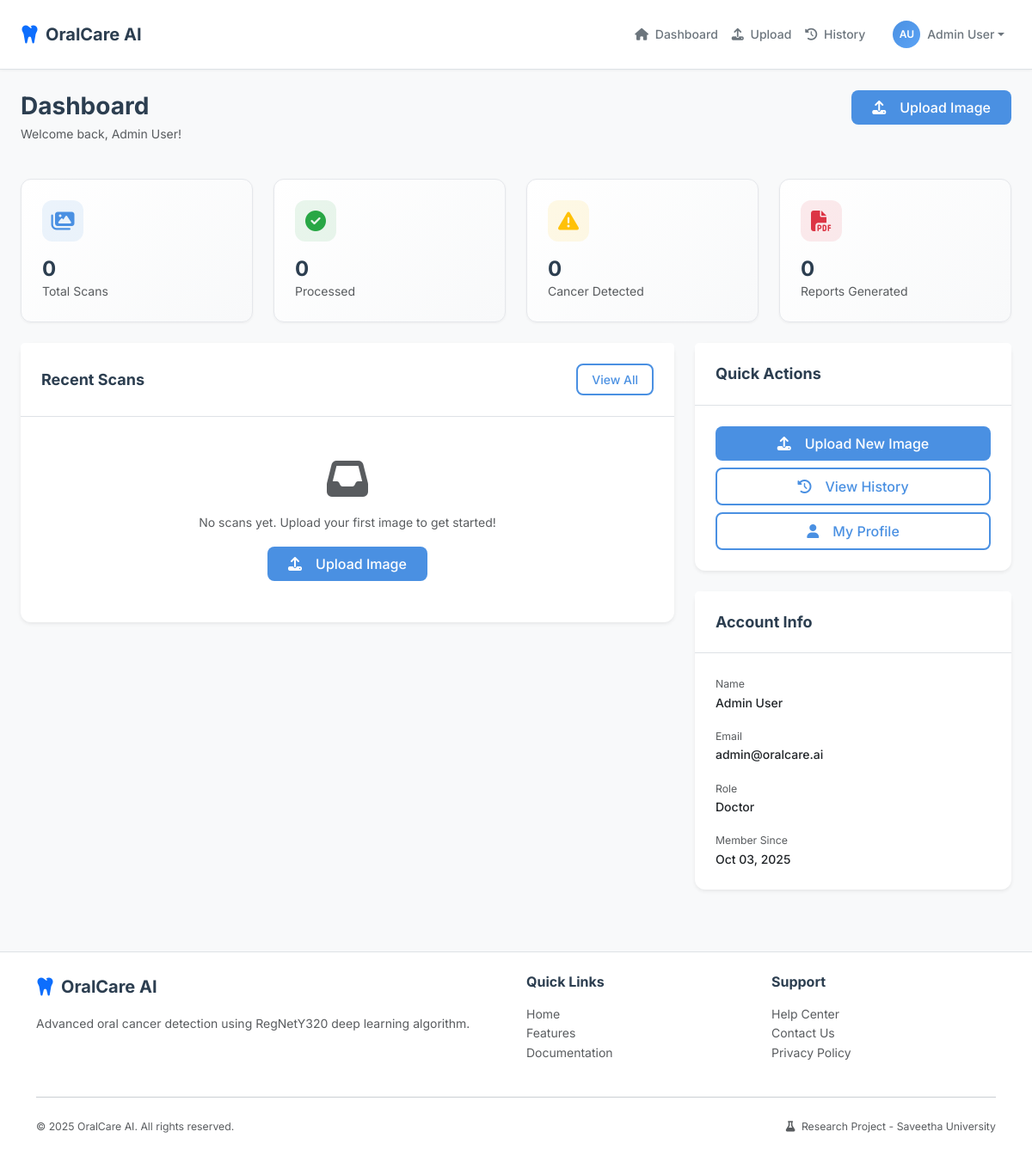
/dashboard/ (signed in), run on the app's committed database.
### apps/accounts/models.py (models this page shows, shortened)
class User(AbstractUser):
    ROLE_CHOICES = (
        ('admin', 'Admin'),
        ('doctor', 'Doctor'),
        ('researcher', 'Researcher'),
        ('student', 'Student'),
    )
    id = models.UUIDField(primary_key=True, default=uuid.uuid4, editable=False)
    email = models.EmailField(unique=True)
    role = models.CharField(max_length=20, choices=ROLE_CHOICES, default='doctor')
    institution = models.CharField(max_length=255, blank=True, null=True)
    profile_picture = models.ImageField(upload_to='profile_pics/', blank=True, null=True)
    profile_picture_url = models.URLField(blank=True, null=True)  # For Supabase Storage URL
    is_verified = models.BooleanField(default=False)
    phone_number = models.CharField(max_length=15, blank=True, null=True)
    bio = models.TextField(blank=True, null=True)
    created_at = models.DateTimeField(auto_now_add=True)
    updated_at = models.DateTimeField(auto_now=True)
    USERNAME_FIELD = 'email'
    REQUIRED_FIELDS = ['username', 'first_name', 'last_name']
    class Meta:
        db_table = 'users'
        verbose_name = 'User'
        verbose_name_plural = 'Users'
        ordering = ['-created_at']
    def get_full_name(self):
        return f"{self.first_name} {self.last_name}".strip() or self.username

### apps/dashboard/views.py (the view)
# urls.py: path('', views.home, name='home'),
@login_required
def home(request):
    user = request.user
    total_images = Image.objects.filter(user=user).count()
    processed_images = Image.objects.filter(user=user, status='processed').count()
    cancer_detections = DetectionResult.objects.filter(user=user, prediction='Cancer').count()
    total_reports = Report.objects.filter(user=user).count()
    recent_images = Image.objects.filter(user=user).order_by('-upload_date')[:5]
    context = {
        'total_images': total_images,
        'processed_images': processed_images,
        'cancer_detections': cancer_detections,
        'total_reports': total_reports,
        'recent_images': recent_images,
    }
    return render(request, 'dashboard/home.html', context)

### templates/dashboard/home.html (shortened to what this page needs)
{% extends 'base.html' %}
{% load static %}
{% block content %}
<div class="bg-light min-vh-100 py-4">
    <div class="container-fluid px-4">
        <div class="row mb-4">
            <div class="col">
                <h2 class="fw-bold mb-1">Dashboard</h2>
                <p class="text-muted">Welcome back, {{ user.get_full_name }}!</p>
            </div>
            <div class="col-auto">
                <a href="{% url 'detection:upload' %}" class="btn btn-primary">
                    <i class="fas fa-upload me-2"></i>Upload Image
                </a>
            </div>
        </div>
        <div class="row g-4 mb-4">
            <div class="col-md-3">
                <div class="stats-card">
                    <div class="stats-icon primary">
                        <i class="fas fa-images"></i>
                    </div>
                    <h3 class="fw-bold mb-0">{{ total_images }}</h3>
                    <p class="text-muted mb-0">Total Scans</p>
                </div>
            </div>
            <div class="col-md-3">
                <div class="stats-card">
                    <div class="stats-icon success">
                        <i class="fas fa-check-circle"></i>
                    </div>
                    <h3 class="fw-bold mb-0">{{ processed_images }}</h3>
                    <p class="text-muted mb-0">Processed</p>
                </div>
            </div>
            <div class="col-md-3">
                <div class="stats-card">
                    <div class="stats-icon warning">
                        <i class="fas fa-exclamation-triangle"></i>
                    </div>
                    <h3 class="fw-bold mb-0">{{ cancer_detections }}</h3>
                    <p class="text-muted mb-0">Cancer Detected</p>
                </div>
            </div>
            <div class="col-md-3">
                <div class="stats-card">
                    <div class="stats-icon danger">
                        <i class="fas fa-file-pdf"></i>
                    </div>
                    <h3 class="fw-bold mb-0">{{ total_reports }}</h3>
                    <p class="text-muted mb-0">Reports Generated</p>
                </div>
            </div>
        </div>
        <div class="row g-4">
            <div class="col-md-8">
                <div class="card border-0 shadow-sm">
                    <div class="card-header bg-white border-bottom">
                        <div class="d-flex justify-content-between align-items-center">
                            <h5 class="fw-bold mb-0">Recent Scans</h5>
                            <a href="{% url 'detection:history' %}" class="btn btn-sm btn-outline-primary">
                                View All
                            </a>
                        </div>
                    </div>
                    <div class="card-body p-0">
                        {% if recent_images %}
                        <div class="table-responsive">
                            <table class="table table-hover mb-0">
                                <thead>
                                    <tr>
                                        <th>Image</th>
                                        <th>Status</th>
                                        <th>Date</th>
                                        <th>Action</th>
                                    </tr>
                                </thead>
                                <tbody>
                                    {% for image in recent_images %}
                                    <tr>
                                        <td>
                                            <div class="d-flex align-items-center">
                                                <i class="fas fa-image text-primary me-2"></i>
                                                {{ image.filename }}
                                            </div>
                                        </td>
                                        <td>
                                            {% if image.status == 'processed' %}
                                            <span class="badge bg-success">Processed</span>
                                            {% elif image.status == 'processing' %}
                                            <span class="badge bg-warning">Processing</span>
                                            {% elif image.status == 'pending' %}
                                            <span class="badge bg-secondary">Pending</span>
                                            {% else %}
                                            <span class="badge bg-danger">Failed</span>
                                            {% endif %}
                                        </td>
                                        <td>{{ image.upload_date|date:"M d, Y" }}</td>
                                        <td>
                                            {% if image.has_results %}
                                            <a href="{% url 'detection:results' image.id %}" class="btn btn-sm btn-primary">
                                                View Results
                                            </a>
                                            {% else %}
                                            <button class="btn btn-sm btn-secondary" disabled>No Results</button>
                                            {% endif %}
                                        </td>
                                    </tr>
                                    {% endfor %}
                                </tbody>
                            </table>
                        </div>
                        {% else %}
                        <div class="text-center py-5">
                            <i class="fas fa-inbox text-muted mb-3" style="font-size: 3rem;"></i>
                            <p class="text-muted">No scans yet. Upload your first image to get started!</p>
                            <a href="{% url 'detection:upload' %}" class="btn btn-primary">
                                <i class="fas fa-upload me-2"></i>Upload Image
                            </a>
                        </div>
                        {% endif %}
                    </div>
                </div>
            </div>
            <div class="col-md-4">
                <div class="card border-0 shadow-sm mb-4">
                    <div class="card-header bg-white border-bottom">
                        <h5 class="fw-bold mb-0">Quick Actions</h5>
                    </div>
                    <div class="card-body">
                        <div class="d-grid gap-2">
                            <a href="{% url 'detection:upload' %}" class="btn btn-primary">
                                <i class="fas fa-upload me-2"></i>Upload New Image
                            </a>
                            <a href="{% url 'detection:history' %}" class="btn btn-outline-primary">
                                <i class="fas fa-history me-2"></i>View History
                            </a>
                            <a href="{% url 'accounts:profile' %}" class="btn btn-outline-primary">
                                <i class="fas fa-user me-2"></i>My Profile
                            </a>
                        </div>
                    </div>
                </div>
                <div class="card border-0 shadow-sm">
                    <div class="card-header bg-white border-bottom">
                        <h5 class="fw-bold mb-0">Account Info</h5>
                    </div>
                    <div class="card-body">
                        <div class="mb-3">
                            <small class="text-muted">Name</small>
                            <p class="mb-0 fw-medium">{{ user.get_full_name }}</p>
                        </div>
                        <div class="mb-3">
                            <small class="text-muted">Email</small>
                            <p class="mb-0 fw-medium">{{ user.email }}</p>
                        </div>
                        <div class="mb-3">
                            <small class="text-muted">Role</small>
                            <p class="mb-0 fw-medium text-capitalize">{{ user.role }}</p>
                        </div>
                        <div>
                            <small class="text-muted">Member Since</small>
                            <p class="mb-0 fw-medium">{{ user.created_at|date:"M d, Y" }}</p>
                        </div>
                    </div>
                </div>
            </div>
        </div>
    </div>
</div>
{% endblock %}

### templates/base.html (shortened to what this page needs)
{% load static %}
<!DOCTYPE html>
<html lang="en">
<head>
    <link rel="stylesheet" href="https://cdnjs.cloudflare.com/ajax/libs/font-awesome/6.5.1/css/all.min.css">
    <link href="https://cdn.jsdelivr.net/npm/bootstrap@5.3.2/dist/css/bootstrap.min.css" rel="stylesheet">
    <link rel="stylesheet" href="{% static 'css/main.css' %}">
</head>
<body>
    {% if user.is_authenticated %}
    <nav class="navbar navbar-expand-lg navbar-light bg-white border-bottom sticky-top">
        <div class="container-fluid px-4">
            <a class="navbar-brand d-flex align-items-center" href="{% url 'dashboard:home' %}">
                <i class="fas fa-tooth text-primary me-2 fs-4"></i>
                <span class="fw-bold">OralCare AI</span>
            </a>
            <div class="collapse navbar-collapse" id="navbarNav">
                <ul class="navbar-nav ms-auto align-items-center">
                    <li class="nav-item">
                        <a class="nav-link" href="{% url 'dashboard:home' %}">
                            <i class="fas fa-home me-1"></i> Dashboard
                        </a>
                    </li>
                    <li class="nav-item">
                        <a class="nav-link" href="{% url 'detection:upload' %}">
                            <i class="fas fa-upload me-1"></i> Upload
                        </a>
                    </li>
                    <li class="nav-item">
                        <a class="nav-link" href="{% url 'detection:history' %}">
                            <i class="fas fa-history me-1"></i> History
                        </a>
                    </li>
                    <li class="nav-item dropdown ms-3">
                        <a class="nav-link dropdown-toggle d-flex align-items-center" href="#" id="userDropdown" role="button" data-bs-toggle="dropdown">
                            {% if user.profile_picture_url %}
                            <img src="{{ user.profile_picture_url }}" alt="{{ user.get_full_name }}" class="rounded-circle me-2" width="32" height="32">
                            {% else %}
                            <div class="avatar-circle me-2">
                                {{ user.first_name|first }}{{ user.last_name|first }}
                            </div>
                            {% endif %}
                            <span>{{ user.get_full_name }}</span>
                        </a>
                    </li>
                </ul>
            </div>
        </div>
    </nav>
    {% endif %}
    <main>
        {% block content %}{% endblock %}
    </main>
    <footer class="bg-white border-top mt-5 py-4">
        <div class="container">
            <div class="row">
                <div class="col-md-6">
                    <div class="d-flex align-items-center mb-3">
                        <i class="fas fa-tooth text-primary me-2 fs-4"></i>
                        <span class="fw-bold fs-5">OralCare AI</span>
                    </div>
                    <p class="text-muted">Advanced oral cancer detection using RegNetY320 deep learning algorithm.</p>
                </div>
                <div class="col-md-3">
                    <h6 class="fw-bold mb-3">Quick Links</h6>
                    <ul class="list-unstyled">
                        <li><a href="{% url 'landing' %}" class="text-muted text-decoration-none">Home</a></li>
                        <li><a href="#features" class="text-muted text-decoration-none">Features</a></li>
                        <li><a href="#" class="text-muted text-decoration-none">Documentation</a></li>
                    </ul>
                </div>
                <div class="col-md-3">
                    <h6 class="fw-bold mb-3">Support</h6>
                    <ul class="list-unstyled">
                        <li><a href="#" class="text-muted text-decoration-none">Help Center</a></li>
                        <li><a href="#" class="text-muted text-decoration-none">Contact Us</a></li>
                        <li><a href="#" class="text-muted text-decoration-none">Privacy Policy</a></li>
                    </ul>
                </div>
            </div>
            <hr class="my-4">
            <div class="row">
                <div class="col-md-6">
                    <p class="text-muted small mb-0">&copy; 2025 OralCare AI. All rights reserved.</p>
                </div>
                <div class="col-md-6 text-md-end">
                    <p class="text-muted small mb-0">
                        <i class="fas fa-flask me-1"></i> Research Project - Saveetha University
                    </p>
                </div>
            </div>
        </div>
    </footer>
</body>
</html>

### data on the page
User: first_name|first "A", last_name|first "U", get_full_name "Admin User", email "admin@oralcare.ai", role "Doctor", created_at "Oct 03, 2025"

### other printed values
{{ total_images }} "0"
{{ processed_images }} "0"
{{ cancer_detections }} "0"
{{ total_reports }} "0"
